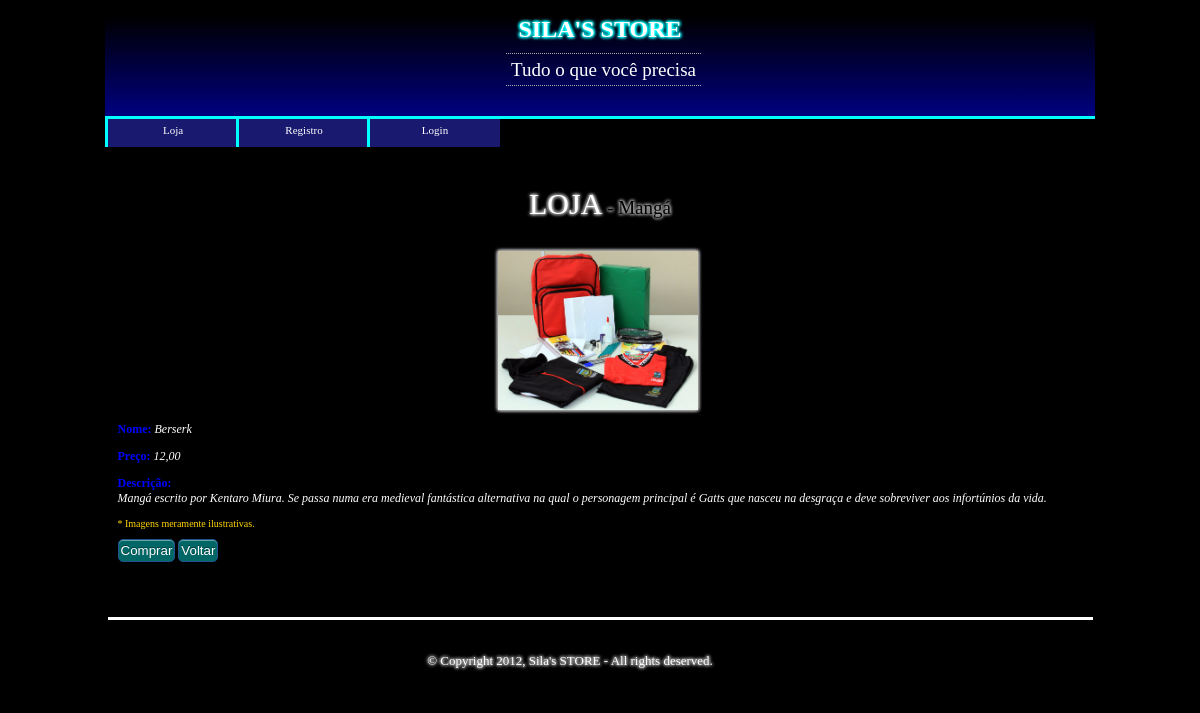
Screenshot of /produto/1/ with the database file from the repository.
### home/models.py (models this page shows, shortened)
class Produto(models.Model):
    nome = models.CharField(max_length=100)
    preco = models.CommaSeparatedIntegerField(max_length=10, verbose_name="preço")
    qtd_total = models.IntegerField()
    qtd_em_estoque = models.IntegerField()
    descricao = models.TextField()
    categoria = models.CharField(max_length=20)
    thumb = models.FileField(upload_to='img')

### home/views.py (the view)
# urls.py: url(r'^produto/(?P<produto_id>\d+)/$', 'home.views.detalhe'),
def detalhe(request, produto_id):
    produto = Produto.objects.get(id=produto_id)
    return render_to_response('detalhe.html', {'produto': produto},
                             context_instance=RequestContext(request))

### home/templates/detalhe.html
{% extends 'base.html' %}
{% block conteudo %}
<h3>LOJA<span> - {{ produto.categoria }}</span></h3>
<div class="conteudoSimples">
    <form name="formDetalheMaterial" action="carrinho.html" method="post">
        <a href="./img/material.png"><img src="{{ STATIC_URL }}img/material.png" width="200" style="margin-left:380px;" /></a>
        <p class="texto">Nome: <span>{{ produto.nome }}</span></p>
        <p class="texto">Preço: <span>{{ produto.preco }}</span></p>
        <p class="texto">Descrição:<br/><span>{{ produto.descricao }}</span></p>
        <p class="obs">* Imagens meramente ilustrativas.</p>
        <input type="submit" name="comprar" id="comprar" value="Comprar" />
        <input type="button" name="voltar" id="voltar" value="Voltar" onclick="javascript:history.back();"/>
    </form>
</div>
{% endblock %}

### home/static/css/css.css (style rules this page uses)
body { background-color:black; width:100%; margin:0 auto; top:0; font:12px verdana, times new roman, arial, sans serif; }
h3 { text-align:center; font:30px garamond; text-shadow: #aaa 1px 1px 3px, #aaa -1px -1px 3px, #aaa 1px -1px 3px, #aaa -1px 1px 3px; }
h3 span { font:19px garamond; color:black; }
p.obs { color:gold; font-size:10px; }
p.texto { color:blue; font-weight:bolder; }
p.texto span { color:white; font-weight:normal; font-style:italic; }
div.conteudoSimples, div.conteudoDuplo, div.conteudoTriplo, div.conteudoQuadruplo, div.conteudoQuintuplo, div.conteudoSextuplo, div.conteudoDoisTercos, div.conteudoTresQuartos { padding-bottom:10px; margin:0 20px 0 0; float:left; }
div.conteudoSimples { width:930px; }
a, a:visited { text-decoration:none; text-align:center; color:indigo; }
img { box-shadow: #aaa 1px 1px 3px, #aaa -1px -1px 3px, #aaa 1px -1px 3px, #aaa -1px 1px 3px; transition:0.5s; -moz-transition:0.5s; -webkit-transition:0.5s; -o-transition:0.5s; }
input[type=button], input[type=submit], input[type=reset] { cursor:pointer; padding: 3px 2px; background: #066; color: #FFF; border:1px solid #20538D; border-radius: 5px; -webkit-border-radius: 5px; -moz-border-radius: 5px; text-shadow:rgba(0, 0, 0, 0.4) 0 -1px 0; box-shadow: inset 0 1px 0 rgba(255, 255, 255, 0.4), 0 1px 1px rgba(0, 0, 0, 0.2); -webkit-box-shadow: inset 0 1px 0 rgba(255, 255, 255, 0.4), 0 1px 1px rgba(0, 0, 0, 0.2); -moz-box-shadow: inset 0 1px 0 rgba(255, 255, 255, 0.4), 0 1px 1px rgba(0, 0, 0, 0.2); transition-duration: 0.3s; -webkit-transition-duration: 0.3s; -moz-transition-duration: 0.3s; user-select:none; -webkit-user-select:none; -moz-user-select:none; -ms-user-select:none; }

### rows the page displays
Produto: categoria "Mangá", nome "Berserk", preco "12,00", descricao "Mangá escrito por Kentaro Miura. Se passa numa era medieval fantástica alternativa na qual o personagem principal é Gatts que nasceu na desgraça e deve sobreviver aos infortúnios da vida."
